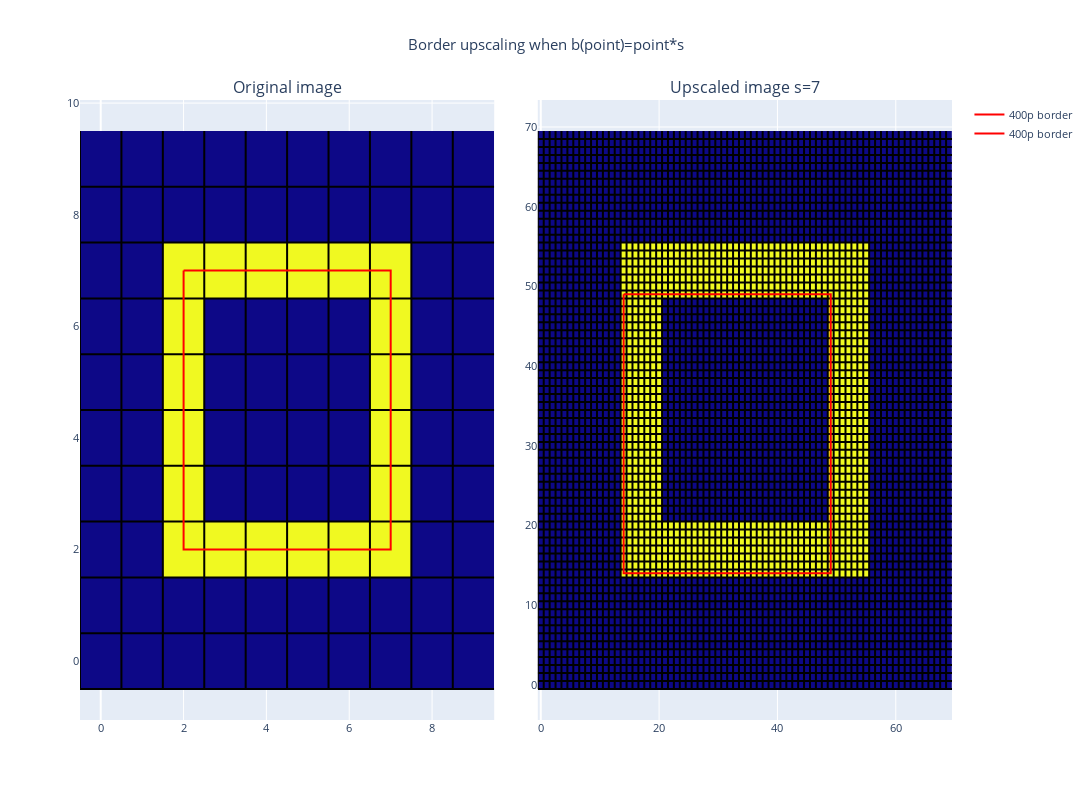

The cell this chart's notebook holds for it:
### Code cell
fig = make_subplots(rows=1, cols=2, 
                    horizontal_spacing=0.05, 
                    vertical_spacing=0.1,
                    subplot_titles=('Original image', f"Upscaled image s={scale_factor}"))
# Add images to plot
base_image_fig = px.imshow(test_image)
fig.add_trace(base_image_fig.data[0], 1, 1)
xs, ys = gridlines(test_image)
fig.add_trace(go.Scatter(x=xs, y=ys, marker=dict(color='black', size=1), name=f"Pixel edges", showlegend=False), row=1, col=1)

upscaled_image_fig = px.imshow(upscaled_image_box)
fig.add_trace(upscaled_image_fig.data[0], 1, 2)
xs, ys = gridlines(upscaled_image_box)
fig.add_trace(go.Scatter(x=xs, y=ys, marker=dict(color='black', size=1), name=f"Pixel edges", showlegend=False), row=1, col=2)


fig.add_trace(go.Scatter(x=fourier_xs, y=fourier_ys, marker=dict(color='red', size=10), name=f"400p border"), row=1, col=1)
fig.add_trace(go.Scatter(x=fourier_xs*scale_factor, y=fourier_ys*scale_factor, marker=dict(color='red', size=10), name=f"400p border "), row=1, col=2)

fig.update_layout(title_text=f"Border upscaling when b(point)=point*s", title_x=0.5, width=1400, height=800, showlegend=True, font_size=11)
fig.update(layout_coloraxis_showscale=False)
fig.show()

### Figure 1 — Plotly figure (JSON) as saved in the notebook; plotly's stock layout.template omitted (floating-point values rounded to 4 significant figures; data arrays with more than 128 entries replaced by an {"elided": "..."} marker saying what was removed)
{"data": [{"coloraxis": "coloraxis", "hovertemplate": "x: %{x}<br>y: %{y}<br>color: %{z}<extra></extra>", "name": "0", "type": "heatmap", "xaxis": "x", "yaxis": "y", "z": [[0, 0, 0, 0, 0, 0, 0, 0, 0, 0], [0, 0, 0, 0, 0, 0, 0, 0, 0, 0], [0, 0, 1, 1, 1, 1, 1, 1, 0, 0], [0, 0, 1, 0, 0, 0, 0, 1, 0, 0], [0, 0, 1, 0, 0, 0, 0, 1, 0, 0], [0, 0, 1, 0, 0, 0, 0, 1, 0, 0], [0, 0, 1, 0, 0, 0, 0, 1, 0, 0], [0, 0, 1, 1, 1, 1, 1, 1, 0, 0], [0, 0, 0, 0, 0, 0, 0, 0, 0, 0], [0, 0, 0, 0, 0, 0, 0, 0, 0, 0]]}, {"marker": {"color": "black", "size": 1}, "name": "Pixel edges", "showlegend": false, "type": "scatter", "x": [-0.5, -0.5, null, -0.5, 9.5, null, 0.5, 0.5, null, -0.5, 9.5, null, 1.5, 1.5, null, -0.5, 9.5, null, 2.5, 2.5, null, -0.5, 9.5, null, 3.5, 3.5, null, -0.5, 9.5, null, 4.5, 4.5, null, -0.5, 9.5, null, 5.5, 5.5, null, -0.5, 9.5, null, 6.5, 6.5, null, -0.5, 9.5, null, 7.5, 7.5, null, -0.5, 9.5, null, 8.5, 8.5, null, -0.5, 9.5, null], "xaxis": "x", "y": [-0.5, 9.5, null, -0.5, -0.5, null, -0.5, 9.5, null, 0.5, 0.5, null, -0.5, 9.5, null, 1.5, 1.5, null, -0.5, 9.5, null, 2.5, 2.5, null, -0.5, 9.5, null, 3.5, 3.5, null, -0.5, 9.5, null, 4.5, 4.5, null, -0.5, 9.5, null, 5.5, 5.5, null, -0.5, 9.5, null, 6.5, 6.5, null, -0.5, 9.5, null, 7.5, 7.5, null, -0.5, 9.5, null, 8.5, 8.5, null], "yaxis": "y"}, {"coloraxis": "coloraxis", "hovertemplate": "x: %{x}<br>y: %{y}<br>color: %{z}<extra></extra>", "name": "0", "type": "heatmap", "xaxis": "x2", "yaxis": "y2", "z": {"elided": "70x70 int values"}}, {"marker": {"color": "black", "size": 1}, "name": "Pixel edges", "showlegend": false, "type": "scatter", "x": {"elided": "420 float values"}, "xaxis": "x2", "y": {"elided": "420 float values"}, "yaxis": "y2"}, {"marker": {"color": "red", "size": 10}, "name": "400p border", "type": "scatter", "x": {"elided": "200 float values"}, "xaxis": "x", "y": {"elided": "200 float values"}, "yaxis": "y"}, {"marker": {"color": "red", "size": 10}, "name": "400p border ", "type": "scatter", "x": {"elided": "200 float values"}, "xaxis": "x2", "y": {"elided": "200 float values"}, "yaxis": "y2"}], "layout": {"annotations": [{"font": {"size": 16}, "showarrow": false, "text": "Original image", "x": 0.2375, "xanchor": "center", "xref": "paper", "y": 1, "yanchor": "bottom", "yref": "paper"}, {"font": {"size": 16}, "showarrow": false, "text": "Upscaled image s=7", "x": 0.7625, "xanchor": "center", "xref": "paper", "y": 1, "yanchor": "bottom", "yref": "paper"}], "coloraxis": {"showscale": false}, "font": {"size": 11}, "height": 800, "showlegend": true, "title": {"text": "Border upscaling when b(point)=point*s", "x": 0.5}, "width": 1400, "xaxis": {"anchor": "y", "domain": [0, 0.475]}, "xaxis2": {"anchor": "y2", "domain": [0.525, 1]}, "yaxis": {"anchor": "x", "domain": [0, 1]}, "yaxis2": {"anchor": "x2", "domain": [0, 1]}}}
